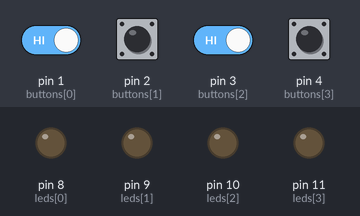
A sketch run on a simulated Arduino Uno, built with avr-gcc and run on an emulated ATmega328P. Shown: output pins drawn as LEDs (lit = HIGH). The test bench sets the inputs (shaded band); at power-on: pin 1 (buttons[0]), pin 2 (buttons[1]), pin 3 (buttons[2]), pin 4 (buttons[3]) HIGH. Random numbers use the default seed unless the sketch sets one.

Above: at 6.4 s.
6.5 s: pin 2 (buttons[1]) pulled LOW for 0.15 s
At 7.3 s:
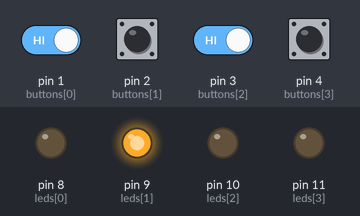
At 9.3 s:
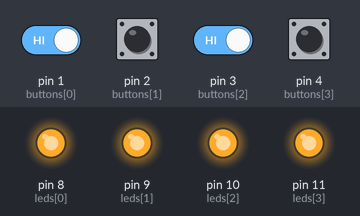
9.5 s: pin 1 (buttons[0]) driven LOW and pin 3 (buttons[2]) driven LOW
12.5 s: pin 4 (buttons[3]) pulled LOW for 1 s
At 13.5 s:
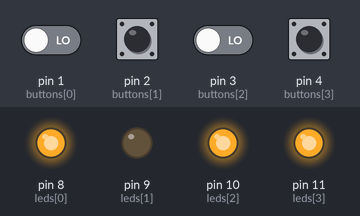
15.5 s: pin 1 (buttons[0]) driven HIGH
18.5 s: pin 3 (buttons[2]) driven HIGH
20.0 s: pin 4 (buttons[3]) pulled LOW for 0.15 s
At 20.8 s:
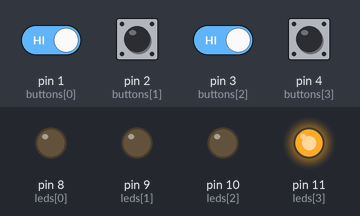
Timing chart, 0 to 25.7 s (numbered marks = the images above; inputs shaded):
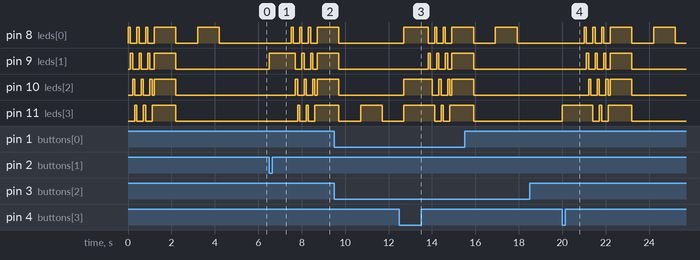

Measured:
- after the input at 6.5 s, pin 8 (leds[0]): alternates HIGH for 0.10 s and LOW for 0.30 s, 7 changes in all, then stays HIGH, starting after 1.0 s; pin 9 (leds[1]): LOW → HIGH at once, then repeats every 0.40 s: LOW 0.30 s, HIGH 0.10 s
- after the input at 18.5 s, every drawn part: stays the same
- after the input at 20.0 s, pin 8 (leds[0]): goes 3 × (HIGH 0.10 s, LOW 0.30 s), HIGH 1.0 s, LOW 1.0 s, HIGH 1.0 s, then LOW, starting after 1.0 s; pin 9 (leds[1]): LOW → HIGH after 1.1 s, → LOW 0.10 s later, → HIGH 0.30 s later, → LOW 0.10 s later, … (8 changes in this stretch)

The sketch:

microcontroller-simon.ino
```cpp
/**
 * Microcontroller Simon
 *
 * A simple Arduino/MSP430 version of the classic game
 * Simon that lives entirely on the microcontroller.
 *
 * by Salvatore Testa (sal.testa@gmail.com)
 */
// pins corresponding to the LED anode
int leds[] = {8, 9, 10, 11};
// pins corresponding to the button
int buttons[] = {1, 2, 3, 4};
int NUM_BUTTONS = sizeof(leds)/sizeof(int);
// longest game possible
const int MAX_PATTERNS = 100;
int pattern[MAX_PATTERNS];
// last assigned pattern index
int finalIndex;
// pattern index being guessed
int currentIndex;
// a button's possible states
enum button {
	DOWN,
	UP
} button = DOWN;

/**
 * Initialize all the pins and play the opening sequence
 */
void setup() {
	randomSeed(analogRead(0));
	for(int i = 0; i < NUM_BUTTONS; i++) {
		pinMode(leds[i], OUTPUT);
		pinMode(buttons[i], INPUT_PULLUP);
	}
	start();
}

void start() {
	resetGame();
	intro();
	showPattern();
}

void loop() {
	for(int i = 0; i < NUM_BUTTONS; i++) {
		int readVal = digitalRead(buttons[i]);
		// Button not pressed
		if(readVal == HIGH){
			off(i);
			button = UP;
		// Button pressed
		} else if(readVal == LOW) {
			on(i);
			if(button == UP){
			 	button = DOWN;
			 	/**
			 	 * Give the player time to remove their finger.
			 	 */
				delay(1000);
			 	guess(i);
			}
		}
	}
}

void guess(int button) {
	// correct guess
	if(button == pattern[currentIndex]){
	    currentIndex++;
		if(currentIndex > finalIndex) {
			currentIndex = 0;
			finalIndex++;
			showPattern();
		}
	// wrong guess
	} else {
		start(); // start over
	}
}

void intro() {
	// Cycle through all the LEDS
	for(int j=0; j<3; j++){
		for(int i = 0; i < NUM_BUTTONS; i++) {
			blink(i, 100);
		}
	}
	// Turn them all on
	for(int i = 0; i < NUM_BUTTONS; i++) {
		on(i);
	}
	delay(1000);
	for(int i = 0; i < NUM_BUTTONS; i++) {
		off(i);
	}

}

/**
 * Show the Simon sequence
 */
void showPattern() {
	for(int i = 0; i < NUM_BUTTONS; i++) {
		off(i);
	}
	delay(1000);
	for(int i=0; i <= finalIndex; i++){
	    blink(pattern[i]);
	    delay(1000);
	}
}

/**
 * Re-initialize all the values
 */
void resetGame() {
	finalIndex = 0;
	currentIndex = 0;
	for(int i=0; i<MAX_PATTERNS; i++){
	    pattern[i] = random(0, NUM_BUTTONS);
	}
}

void blink(int led) {
	blink(led, 1000);
}

void on(int led) {
	digitalWrite(leds[led], HIGH);
}

void off(int led) {
	digitalWrite(leds[led], LOW);
}

void blink(int led, int delaySpeed) {
	on(led);
	delay(delaySpeed);
	off(led);
}
```
